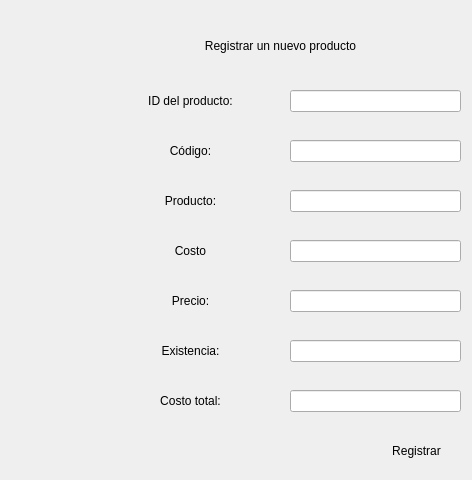
               <widget class="QWidget" name="page_registrar">
                <widget class="QLabel" name="label_6">
                 <property name="geometry">
                  <rect>
                   <x>120</x>
                   <y>30</y>
                   <width>321</width>
                   <height>31</height>
                  </rect>
                 </property>
                 <property name="styleSheet">
                  <string notr="true">font: 75 12pt &quot;Open Sans Semibold&quot;</string>
                 </property>
                 <property name="text">
                  <string>Registrar un nuevo producto</string>
                 </property>
                 <property name="alignment">
                  <set>Qt::AlignCenter</set>
                 </property>
                </widget>
                <widget class="QLabel" name="label_7">
                 <property name="geometry">
                  <rect>
                   <x>110</x>
                   <y>90</y>
                   <width>161</width>
                   <height>21</height>
                  </rect>
                 </property>
                 <property name="styleSheet">
                  <string notr="true">font: 75 8pt &quot;Open Sans Semibold&quot;</string>
                 </property>
                 <property name="text">
                  <string>ID del producto:</string>
                 </property>
                 <property name="alignment">
                  <set>Qt::AlignCenter</set>
                 </property>
                </widget>
                <widget class="QPushButton" name="btn_registrarse">
                 <property name="geometry">
                  <rect>
                   <x>370</x>
                   <y>430</y>
                   <width>93</width>
                   <height>41</height>
                  </rect>
                 </property>
                 <property name="styleSheet">
                  <string notr="true">QPushButton{
border:Opx;
}

QPushButton:hover{
background-color: rgb(51, 157, 255);
font: 75 8pt &quot;Open Sans Semibold&quot;;
}
</string>
                 </property>
                 <property name="text">
                  <string>Registrar</string>
                 </property>
                </widget>
                <widget class="QLineEdit" name="lineEdit_reg_aso_nombre">
                 <property name="geometry">
                  <rect>
                   <x>290</x>
                   <y>90</y>
                   <width>171</width>
                   <height>22</height>
                  </rect>
                 </property>
                 <property name="styleSheet">
                  <string notr="true">font: 75 8pt &quot;Open Sans Semibold&quot;</string>
                 </property>
                </widget>
                <widget class="QLabel" name="label_8">
                 <property name="geometry">
                  <rect>
                   <x>110</x>
                   <y>140</y>
                   <width>161</width>
                   <height>21</height>
                  </rect>
                 </property>
                 <property name="styleSheet">
                  <string notr="true">font: 75 8pt &quot;Open Sans Semibold&quot;</string>
                 </property>
                 <property name="text">
                  <string>Código:</string>
                 </property>
                 <property name="alignment">
                  <set>Qt::AlignCenter</set>
                 </property>
                </widget>
                <widget class="QLabel" name="label_9">
                 <property name="geometry">
                  <rect>
                   <x>110</x>
                   <y>340</y>
                   <width>161</width>
                   <height>21</height>
                  </rect>
                 </property>
                 <property name="styleSheet">
                  <string notr="true">font: 75 8pt &quot;Open Sans Semibold&quot;</string>
                 </property>
                 <property name="text">
                  <string>Existencia:</string>
                 </property>
                 <property name="alignment">
                  <set>Qt::AlignCenter</set>
                 </property>
                </widget>
                <widget class="QLabel" name="label_10">
                 <property name="geometry">
                  <rect>
                   <x>110</x>
                   <y>390</y>
                   <width>161</width>
                   <height>21</height>
                  </rect>
                 </property>
                 <property name="styleSheet">
                  <string notr="true">font: 75 8pt &quot;Open Sans Semibold&quot;</string>
                 </property>
                 <property name="text">
                  <string>Costo total:</string>
                 </property>
                 <property name="alignment">
                  <set>Qt::AlignCenter</set>
                 </property>
                </widget>
                <widget class="QLabel" name="label_11">
                 <property name="geometry">
                  <rect>
                   <x>110</x>
                   <y>290</y>
                   <width>161</width>
                   <height>21</height>
                  </rect>
                 </property>
                 <property name="styleSheet">
                  <string notr="true">font: 75 8pt &quot;Open Sans Semibold&quot;</string>
                 </property>
                 <property name="text">
                  <string>Precio:</string>
                 </property>
                 <property name="alignment">
                  <set>Qt::AlignCenter</set>
                 </property>
                </widget>
                <widget class="QLabel" name="label_14">
                 <property name="geometry">
                  <rect>
                   <x>110</x>
                   <y>240</y>
                   <width>161</width>
                   <height>21</height>
                  </rect>
                 </property>
                 <property name="styleSheet">
                  <string notr="true">font: 75 8pt &quot;Open Sans Semibold&quot;</string>
                 </property>
                 <property name="text">
                  <string>Costo</string>
                 </property>
                 <property name="alignment">
                  <set>Qt::AlignCenter</set>
                 </property>
                </widget>
                <widget class="QLabel" name="label_15">
                 <property name="geometry">
                  <rect>
                   <x>110</x>
                   <y>190</y>
                   <width>161</width>
                   <height>21</height>
                  </rect>
                 </property>
                 <property name="styleSheet">
                  <string notr="true">font: 75 8pt &quot;Open Sans Semibold&quot;</string>
                 </property>
                 <property name="text">
                  <string>Producto:</string>
                 </property>
                 <property name="alignment">
                  <set>Qt::AlignCenter</set>
                 </property>
                </widget>
                <widget class="QLineEdit" name="lineEdit_reg_aso_nombre_2">
                 <property name="geometry">
                  <rect>
                   <x>290</x>
                   <y>140</y>
                   <width>171</width>
                   <height>22</height>
                  </rect>
                 </property>
                 <property name="styleSheet">
                  <string notr="true">font: 75 8pt &quot;Open Sans Semibold&quot;</string>
                 </property>
                </widget>
                <widget class="QLineEdit" name="lineEdit_reg_aso_nombre_3">
                 <property name="geometry">
                  <rect>
                   <x>290</x>
                   <y>190</y>
                   <width>171</width>
                   <height>22</height>
                  </rect>
                 </property>
                 <property name="styleSheet">
                  <string notr="true">font: 75 8pt &quot;Open Sans Semibold&quot;</string>
                 </property>
                </widget>
                <widget class="QLineEdit" name="lineEdit_reg_aso_nombre_4">
                 <property name="geometry">
                  <rect>
                   <x>290</x>
                   <y>240</y>
                   <width>171</width>
                   <height>22</height>
                  </rect>
                 </property>
                 <property name="styleSheet">
                  <string notr="true">font: 75 8pt &quot;Open Sans Semibold&quot;</string>
                 </property>
                </widget>
                <widget class="QLineEdit" name="lineEdit_reg_aso_nombre_5">
                 <property name="geometry">
                  <rect>
                   <x>290</x>
                   <y>290</y>
                   <width>171</width>
                   <height>22</height>
                  </rect>
                 </property>
                 <property name="styleSheet">
                  <string notr="true">font: 75 8pt &quot;Open Sans Semibold&quot;</string>
                 </property>
                </widget>
                <widget class="QLineEdit" name="lineEdit_reg_aso_nombre_6">
                 <property name="geometry">
                  <rect>
                   <x>290</x>
                   <y>340</y>
                   <width>171</width>
                   <height>22</height>
                  </rect>
                 </property>
                 <property name="styleSheet">
                  <string notr="true">font: 75 8pt &quot;Open Sans Semibold&quot;</string>
                 </property>
                </widget>
                <widget class="QLineEdit" name="lineEdit_reg_aso_nombre_7">
                 <property name="geometry">
                  <rect>
                   <x>290</x>
                   <y>390</y>
                   <width>171</width>
                   <height>22</height>
                  </rect>
                 </property>
                 <property name="styleSheet">
                  <string notr="true">font: 75 8pt &quot;Open Sans Semibold&quot;</string>
                 </property>
                </widget>
               </widget>
